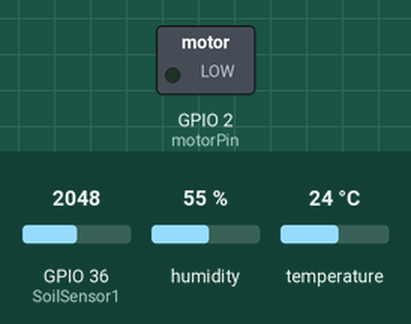
Bench run of a sketch on a simulated ESP32. Parts: switched loads named in the sketch (green lamp = pin HIGH). The test bench sets the inputs (shaded band); at power-on: GPIO 36 (SoilSensor1) = 2048, humidity 55 %, temperature 24 °C. WiFi joins after 1.5 s; servers stay silent unless stated.

Above: at 3.0 s.
3.1 s: GPIO 36 (SoilSensor1) set to 2675
5.0 s: GPIO 36 (SoilSensor1) set to 2750
At 6.5 s:
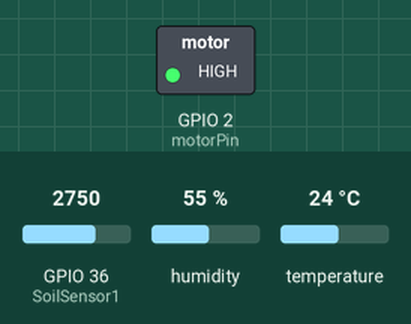
7.3 s: GPIO 36 (SoilSensor1) set to 2047
At 8.4 s:
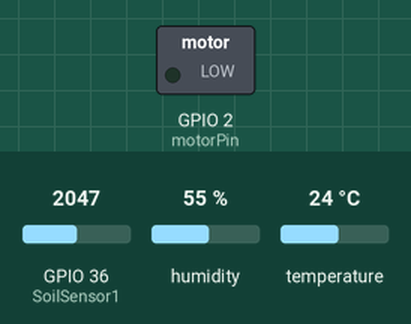
9.3 s: GPIO 36 (SoilSensor1) set to 2866
At 11.1 s:
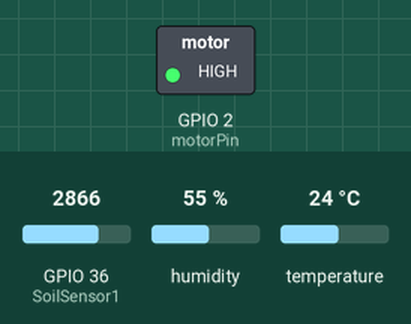
Timing chart, 0 to 12.3 s (numbered marks = the images above; inputs shaded):
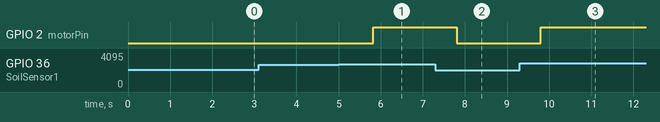

The sketch:

ADP_-_Code.ino
```cpp
// Template ID, Device Name and Auth Token are provided by the Blynk.Cloud
// See the Device Info tab, or Template settings
#define BLYNK_TEMPLATE_ID           "TMPLZoESRmdZ"
#define BLYNK_DEVICE_NAME           "Autonomie Plante"
#define BLYNK_AUTH_TOKEN            "tuVOEkSl3eCqpTWfIJ0q8xP9KZyfezj9"

// Comment this out to disable prints and save space
#define BLYNK_PRINT Serial

#include <WiFi.h>
#include <WiFiClient.h>
#include <BlynkSimpleEsp32.h>
#include <DHT.h>a

char auth[] = BLYNK_AUTH_TOKEN;

// Your WiFi credentials.
// Set password to "" for open networks.
char ssid[] = "adp";
char pass[] = "2023adp123";

#define DHTPIN 22          // What digital pin we're connected to

// Uncomment whatever type you're using!
#define DHTTYPE DHT11     // DHT 11
//#define DHTTYPE DHT22   // DHT 22, AM2302, AM2321
//#define DHTTYPE DHT21   // DHT 21, AM2301

//Motor setup
const int motorPin = 2; //Digital pin 2

//Capacitive Soil Moisture Sensor 1 setup
//const int AirValue1 = 620;//you need to replace this value with Value_1
//const int WaterValue1 = 310;//you need to replace this value with Value_2
const int AirValue1 = 2700;//you need to replace this value with Value_1
const int WaterValue1 = 1000;//you need to replace this value with Value_2
int soilMoistureValue1 = 0;
int soilmoisturepercent1=0;
int SoilSensor1=36;
int target=0;

DHT dht(DHTPIN, DHTTYPE);
BlynkTimer timer;

BLYNK_CONNECTED(){
  Blynk.syncVirtual(V4);  //Will update V4 if disconnected from server
}

BLYNK_WRITE(V4){
  target = param.asInt();
}

// This function sends Arduino's up time every second to Virtual Pin (5).
// In the app, Widget's reading frequency should be set to PUSH. This means
// that you define how often to send data to Blynk App.
void sendSensor()
{
  float h = dht.readHumidity();
  float t = dht.readTemperature(); // or dht.readTemperature(true) for Fahrenheit

  if (isnan(h) || isnan(t)) {
    Serial.println("Failed to read from DHT sensor!");
    return;
  }
  // You can send any value at any time.
  // Please don't send more that 10 values per second.
  Blynk.virtualWrite(V5, h);
  Blynk.virtualWrite(V6, t);

  //Capacitive moisture sensor
  soilMoistureValue1 = analogRead(SoilSensor1);//put Sensor insert into soil
  soilmoisturepercent1 = map(soilMoistureValue1, AirValue1, WaterValue1, 0, 100);
  Blynk.virtualWrite(V7,soilmoisturepercent1);

  //Control motor when threshold is not reached
  if(soilmoisturepercent1<target){
    digitalWrite(motorPin, HIGH);
  }
  else{
    digitalWrite(motorPin, LOW);
  }
}

void setup()
{
  // Debug console
  Serial.begin(115200);

  Blynk.begin(auth, ssid, pass);
  // You can also specify server:
  //Blynk.begin(auth, ssid, pass, "blynk.cloud", 80);
  //Blynk.begin(auth, ssid, pass, IPAddress(192,168,1,100), 8080);

  dht.begin();
  pinMode(motorPin, OUTPUT);

  // Setup a function to be called every second
  timer.setInterval(1000L, sendSensor);
}

void loop()
{
  Blynk.run();
  timer.run();
}
```

Measured:
- the behaviour switches between 2716 and 2717 on GPIO 36 (SoilSensor1) (found by bisection; images 0 and 1)
- after the input at 3.1 s, every drawn part: stays the same
- after the input at 5.0 s, GPIO 2 (motorPin): LOW → HIGH after 0.83 s
- after the input at 7.3 s, GPIO 2 (motorPin): HIGH → LOW after 0.51 s
- after the input at 9.3 s, GPIO 2 (motorPin): LOW → HIGH after 0.50 s
